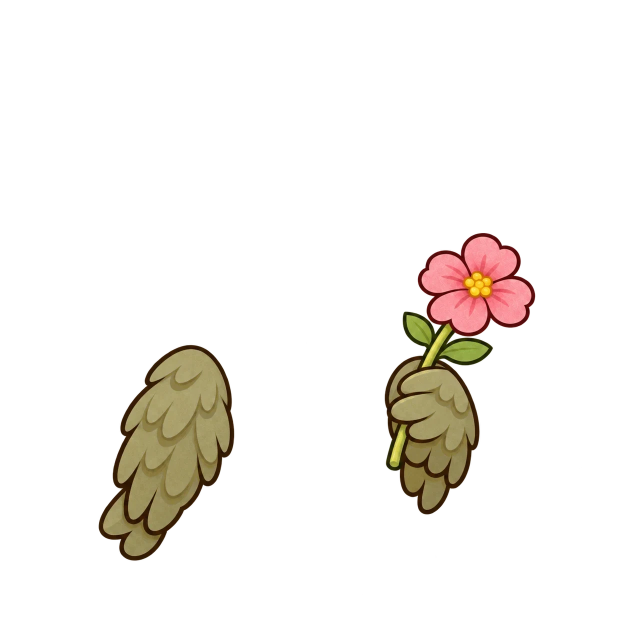
#> input picture assets/moka/drawn-holds/cicek.webp, 1254 x 1254 px (shown at 1/2 size)
$ python slice-moka-tip.py ../assets/moka/drawn-holds/cicek.webp ../assets/moka/drawn-holds/harita-v2.webp
#> lines starting #> are read from the running program, lines starting #| are printed output that depends on the picture; after the words box and inside, x2 and y2 are one past the last pixel; in counts of white or black regions, pixels touching at a corner belong together
"""Moka tip görsellerini (4x2 ızgara, saydam PNG) tek tek webp'e keser.
Kullanım: python3 scripts/slice-moka-tip.py <ızgara.png> assets/moka/tip
Sıra: planli atik sakin odakli dalgin hirsli tembel dengeli. Zemin gölgesi ve düşük alfalı artıklar temizlenir."""
import sys
import numpy as np
from PIL import Image
from scipy import ndimage

NAMES = ['planli', 'atik', 'sakin', 'odakli', 'dalgin', 'hirsli', 'tembel', 'dengeli']
src, out = sys.argv[1], sys.argv[2]
im = Image.open(src).convert('RGBA')
#> im is the input picture: PIL image 1254x1254 RGBA; mean R, G, B, A 16.4, 12.8, 8.6, 25.5
W, H = im.size
#> W = 1254; H = 1254
cw, ch = W // 4, H // 2
#> cw = 313; ch = 627
for i, n in enumerate(NAMES):
    c = im.crop(((i % 4) * cw, (i // 4) * ch, (i % 4 + 1) * cw, (i // 4 + 1) * ch))
    a = np.array(c)
    al = a[..., 3]
    solid = al > 90
    lab, k = ndimage.label(ndimage.binary_closing(solid, iterations=3))
    if k:
        sizes = ndimage.sum(solid, lab, range(1, k + 1))
        keep = lab == (1 + int(np.argmax(sizes)))
        keep = ndimage.binary_dilation(keep, iterations=2)
    else:
        keep = solid
    a[..., 3] = np.where(keep, np.where(al > 90, 255, al), 0)
    a[~keep] = 0
    r = Image.fromarray(a)
    r = r.crop(r.getbbox())
    s = 480 / max(r.size)
    r = r.resize((round(r.width * s), round(r.height * s)), Image.LANCZOS)
    cv = Image.new('RGBA', (512, 512), (0, 0, 0, 0))
    cv.paste(r, ((512 - r.width) // 2, (512 - r.height) // 2), r)
    cv.save(f'{out}/moka_{n}.webp', quality=92)
    print(n, r.size)
#> this loop made 8 passes
#> (k, sizes) on passes 3 to 8: (2, [10615, 7]), (1, [15681]), (1, [26561]), (1, [43177]), (1, [51271]), (2, [4420, 1362])
#> k on passes 1 to 2: 0, 0
#> pass 1, `c = im.crop(((i % 4) * cw, (i // 4) * ch, (i % 4 + 1) * cw, (i // 4 + ..`:
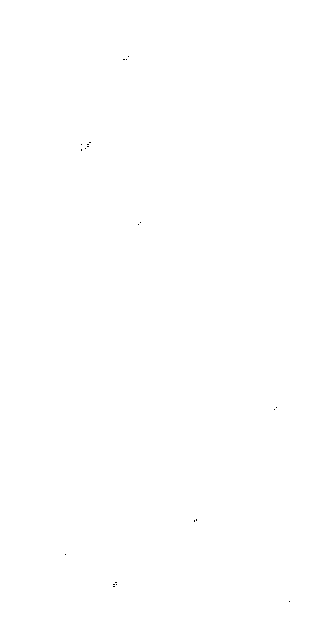
#> c: PIL image 313x627 RGBA; mean R, G, B, A 0, 0, 0, 0.000158; transparent parts drawn white
#> pass 1, `al = a[..., 3]`:
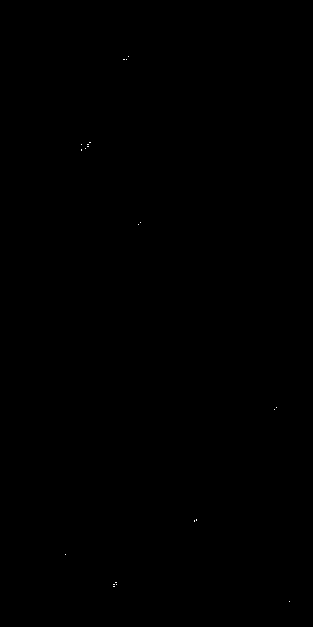
#> al: shape (627, 313); values 0 (black) and 1 (white), 0.02% white in thin lines or dots, all inside (x1, y1, x2, y2) = (65, 56, 290, 602)
#> after the loop:
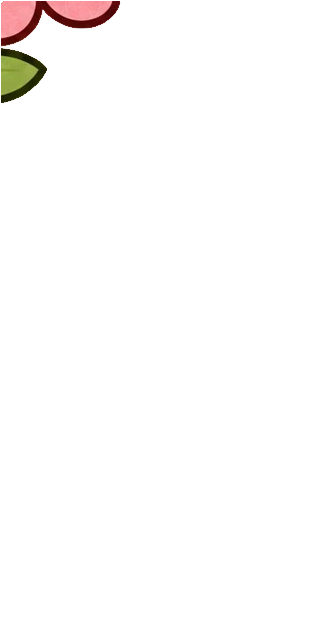
#> a: shape (627, 313, 4); mean R, G, B, A 4.2, 2.7, 2.1, 6.3; transparent parts drawn white
#> after the loop:
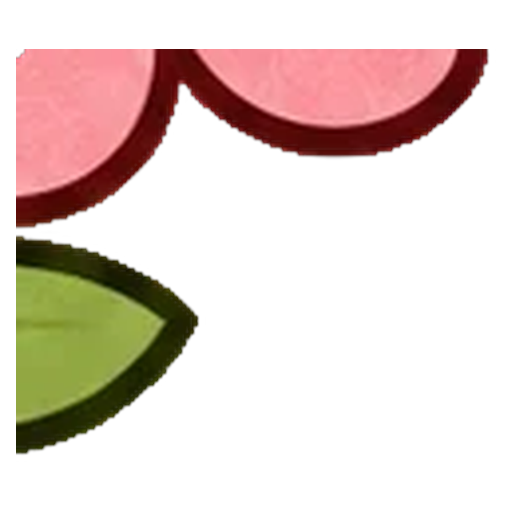
#> cv: PIL image 512x512 RGBA; mean R, G, B, A 46, 30.4, 23.6, 73.8; transparent parts drawn white
#> after the loop:
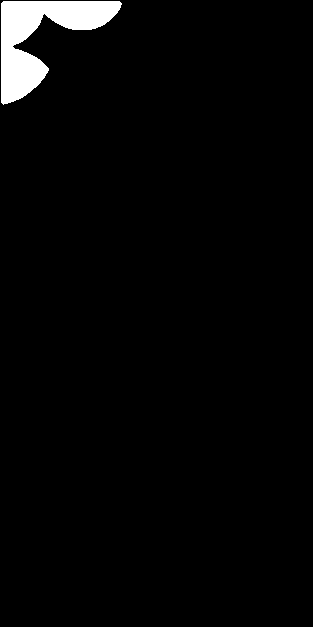
#> keep: shape (627, 313) bool; 2.7% white; 1 white region, box (x1, y1, x2, y2) and area: (1, 1, 122, 105) 5322
#> after the loop:
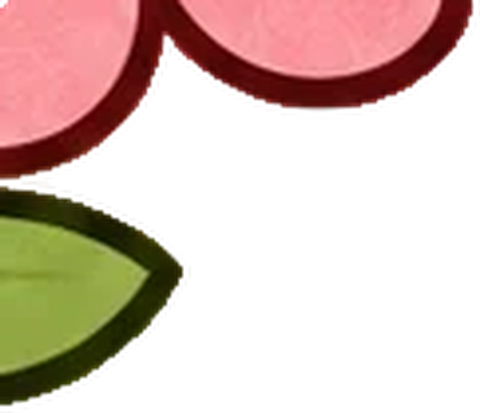
#> r: PIL image 480x413 RGBA; mean R, G, B, A 64, 41.9, 32.4, 98.8; transparent parts drawn white
#> after the loop:
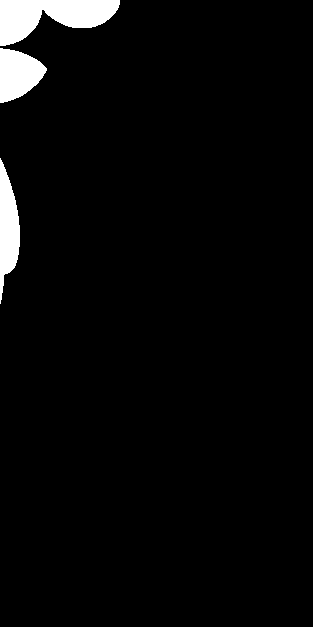
#> solid: shape (627, 313) bool; 3.5% white; 3 white regions, box (x1, y1, x2, y2) and area: (0, 0, 120, 46) 3305, (0, 158, 20, 304) 1779, (0, 48, 47, 103) 1769

$ run again, on assets/moka/drawn-holds/hediye.webp
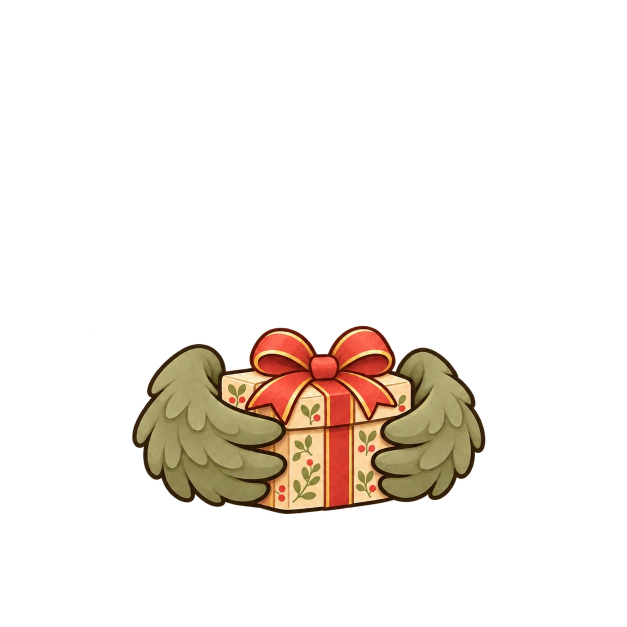
#> input picture assets/moka/drawn-holds/hediye.webp, 1254 x 1254 px (shown at 1/2 size)
#> im is the input picture: PIL image 1254x1254 RGBA; mean R, G, B, A 22.1, 16.3, 10.5, 32.5
#> the loop `for i, n in enumerate(NAMES):` made 8 passes
#> (k, sizes) on passes 5 to 8: (1, [5180]), (1, [96692]), (1, [94019]), (1, [2461])
#> after the loop `for i, n in enumerate(NAMES):`:
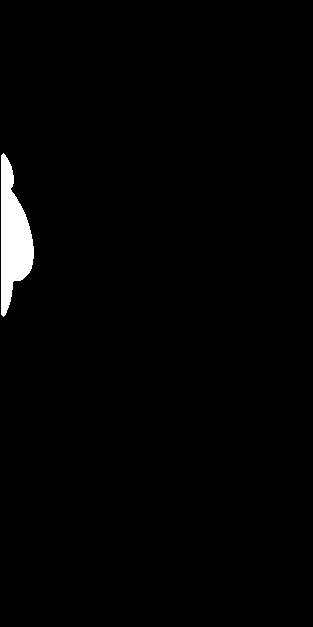
#> keep: shape (627, 313) bool; 1.6% white; 1 white region, box (x1, y1, x2, y2) and area: (1, 153, 34, 317) 3131
#> after the loop `for i, n in enumerate(NAMES):`:
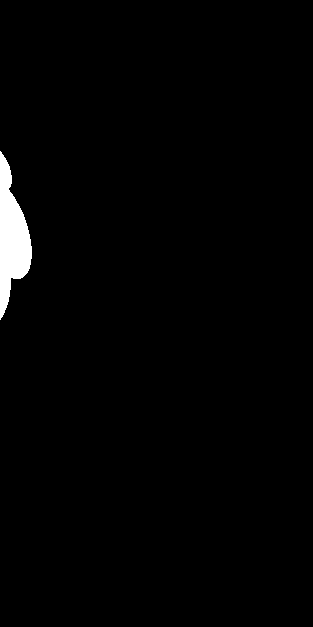
#> solid: shape (627, 313) bool; 1.5% white; 1 white region, box (x1, y1, x2, y2) and area: (0, 151, 32, 320) 2959

$ run again, on assets/moka/drawn-holds/kamera.webp
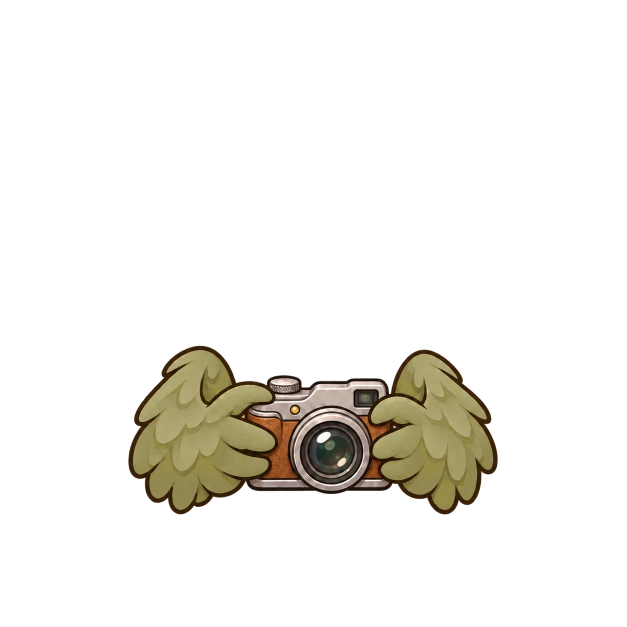
#> input picture assets/moka/drawn-holds/kamera.webp, 1254 x 1254 px (shown at 1/2 size)
#> im is the input picture: PIL image 1254x1254 RGBA; mean R, G, B, A 15.6, 13.9, 9.4, 28.2
#> the loop `for i, n in enumerate(NAMES):` made 8 passes
#> (k, sizes) on passes 5 to 8: (1, [7847]), (1, [79327]), (1, [77112]), (1, [7412])
#> after the loop `for i, n in enumerate(NAMES):`:
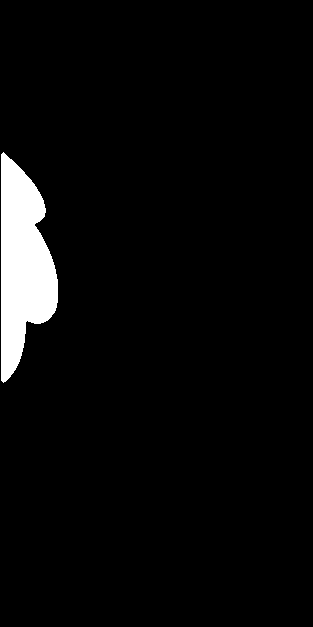
#> keep: shape (627, 313) bool; 4.3% white; 1 white region, box (x1, y1, x2, y2) and area: (1, 152, 58, 383) 8398
#> after the loop `for i, n in enumerate(NAMES):`:
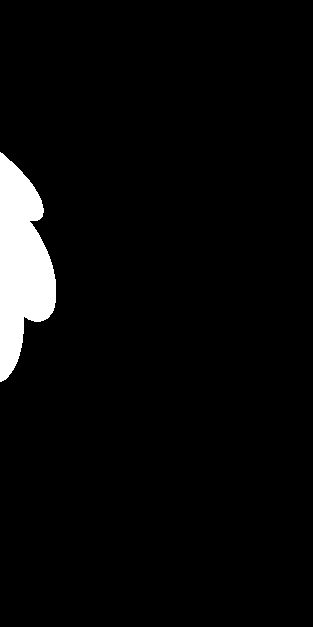
#> solid: shape (627, 313) bool; 4.1% white; 1 white region, box (x1, y1, x2, y2) and area: (0, 152, 56, 382) 8099
